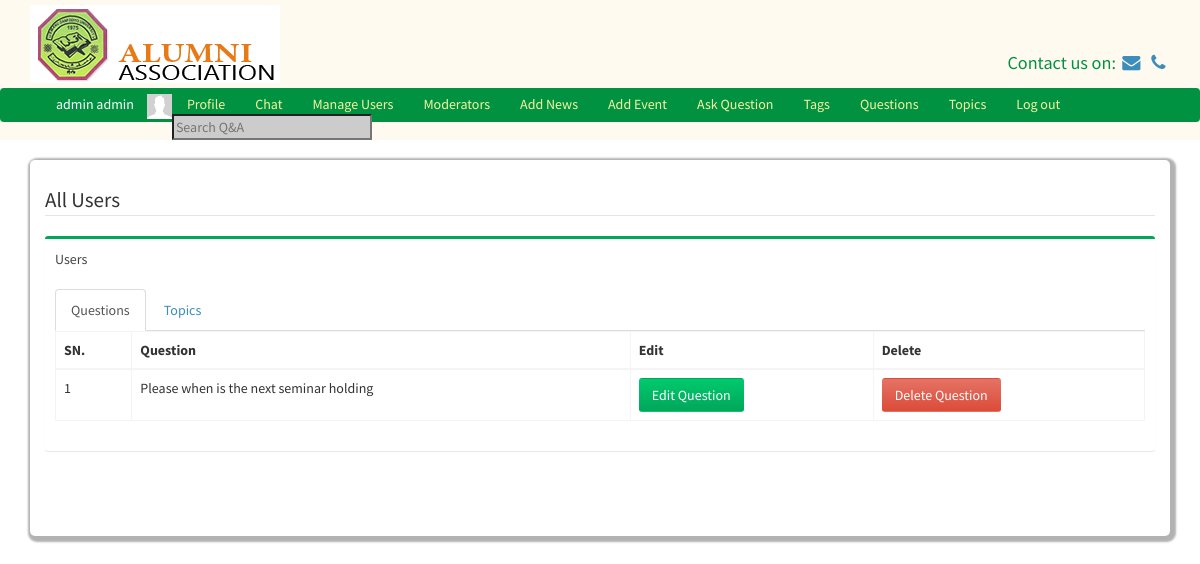
/editCategory?id=1 (signed in), run on the app's committed database.
### tables this page shows
CREATE TABLE `users` (
  `id` int(11) NOT NULL,
  `first_name` varchar(255) NOT NULL,
  `last_name` varchar(255) NOT NULL,
  `username` varchar(255) NOT NULL,
  `password` varchar(255) NOT NULL,
  `salt` varchar(64) NOT NULL,
  `email` varchar(255) NOT NULL,
  `user_type` int(11) NOT NULL,
  `profile_picture` varchar(1024) NOT NULL,
  `online` int(11) NOT NULL DEFAULT '0',
  `year_of_graduation` varchar(255) DEFAULT NULL,
  `phone_number` varchar(255) DEFAULT NULL,
  `place_of_work` text,
  `department` text,
  `address` text
);

CREATE TABLE `questions` (
  `id` int(11) NOT NULL,
  `question` text NOT NULL,
  `description` text NOT NULL,
  `author_id` int(11) NOT NULL,
  `create_time` int(11) NOT NULL,
  `status` int(11) NOT NULL,
  `category_id` int(11) NOT NULL
);

### classes/DB.php (called while the page is built, shortened)
<?php
class DB{
	private static $_instance = null;
	private 	$_pdo,
				$_query,
				$_error = false,
				$_results,
				$_count = 0;
	private function __construct(){
		try {
			$this->_pdo = new PDO('mysql:host='.Config::get('mysql/host').';dbname='.Config::get('mysql/db'), Config::get('mysql/username'), Config::get('mysql/password'));
		}
		catch(PDOException $e){
			die($e->getMessage());
		}
	}
	public static function getInstance()
	{
		if (!isset(self::$_instance))
		{
			self::$_instance = new DB();
		}
		return self::$_instance;
	}
	public function query($sql, $params = [])
	{
		$this->_error = false;
		if($this->_query = $this->_pdo->prepare($sql)){
				$x = 1;
			if (count($params)){
				foreach($params as $param){
					$this->_query->bindValue($x, $param);
					$x++;
				}
			}
				if($this->_query->execute()){
					$this->_results = $this->_query->fetchAll(PDO::FETCH_OBJ);
					$this->_count = $this->_query->rowCount();
				}
				else{
					$this->_error = true;
				}
				}
				return $this;
		}
		public function error(){
			return $this->_error;
		}
		private function action($action, $table, $where = []){
			if (count($where) === 3)
			{
				$operators = ['=','>=','<=','<','>','!='];
					$field = $where[0];
					$operator = $where[1];
					$value = $where[2];
					if(in_array($operator, $operators)){
						$sql = "{$action} FROM {$table} WHERE {$field} {$operator} ?";
						if(!$this->query($sql, [$value])->error())
						{
							return $this;
						}
					}
			}
			return false;
		}
		public function get($table, $where){
			return $this->action('SELECT *', $table, $where);
		}
		public function results()
		{
			return $this->_results;
		}
		public function first(){
			if($this->results()){
			return $this->results()[0];
			}else {
				return false;
			}
		}
		public function counter(){
			return $this->_count;
		}
	}
?>

### classes/Config.php (called while the page is built)
<?php
class Config{
	public static function get($path)
	{
		if($path){
			$config = $GLOBALS['config'];
			$path = explode('/', $path);
			foreach ($path as $bit){
				if(isset($config[$bit])){
					$config = $config[$bit];
				}
			}
			return $config;
		}
		return false;
	}
}
?>

### classes/User.php (called while the page is built, shortened)
<?php
class User
{
	private $_session_name, $_isLoggedIn, $_activeRecord, $_error, $_db, $_online;
	public function __construct($user = null){
		$this->_activeRecord = new ActiveRecord('users');
		$this->_session_name = Config::get('session/session_name');
		if(!$user){
				if(Session::exists($this->_session_name)){
						$user = Session::get($this->_session_name);
						if($this->_activeRecord->find($user))
						{
								$this->_isLoggedIn = true;
						}
				}
		}
		else{
				$this->_activeRecord->find($user);
		}
}
		public function activeRecord(){
			return $this->_activeRecord;
		}
	public function isLoggedIn(){
		return $this->_isLoggedIn;
	}
	public function isAdmin(){
		if($this->_activeRecord->data()->user_type == 1)
		{
			return true;
		}
	}
}
?>

### classes/Session.php (called while the page is built, shortened)
<?php
class Session {
	public static function exists($tokenName)
		{
			return (isset($_SESSION[$tokenName])) ? true: false;
		}
	public static function get($name){
		return $_SESSION[$name];
	}
}
?>

### classes/ActiveRecord.php (called while the page is built, shortened)
<?php
class ActiveRecord{
	private $_db, $_table, $_data;
	public function __construct($tableName){
		$this->_db = DB::getInstance();
		$this->_table = $tableName;
	}
	public function find($user = null){
		if($user){
			$field = (is_numeric($user))? 'id' : 'username';
			$data = $this->_db->get($this->_table, [$field,'=',$user]);
			if($data->counter()){
			$this->_data = $data->first();
				return true;
			}
			else{
				return false;
			}
		}
	}
	public function getId()
		{
			return $this->_data->id;
		}
	public function data()
	{
		return $this->_data;
	}
	public function hasMany($table, $where){
foreach ($where as $key => $value) {
			$field = $key;
			$id = $value;
		}
		if($data = $this->_db->get($table, [$field, '=', $id])){
			return $this->_db->results();
					}else{
			return false;
		}
	}
	public function relate($where = []){
		foreach ($where as $key => $value) {
			$field = $key;
			$id = $value;
		}
		if($data = $this->_db->get($this->_table, [$field, '=', $id])){
			$this->_data = $data->first();
			return true;
		}else{
			return false;
		}
	}
}
?>

### classes/Category.php (called while the page is built, shortened)
<?php
class Category
{
    private $_db, $_activeRecord, $_error;
    public function __construct()
    {
        $this->_activeRecord = new ActiveRecord(self::tableName());
    }
    public static function tableName(){
        return 'category';
    }
    public function activeRecord(){
        return $this->_activeRecord;
    }
    public function getQuestions(){
        return $this->_activeRecord->hasMany(Questions::tableName(), ['category_id'    =>  $this->activeRecord()->getId()]);
    }
}
?>

### classes/Questions.php (called while the page is built, shortened)
<?php
class Questions
{
    public static function tableName(){
        return 'questions';
    }
}
?>

### editCategory.php (the view, shortened to what this page needs)
<?php
$category = new Category();
$category->activeRecord()->relate(['id'   =>  Input::get('id')]);
?>
<body>
<?php
Template::start();
?>
<div class="row">
    <div class="container">
        <div class="content">
            <div class="row">
                <div class="col-md-12">
                    <legend>All Users</legend>
                    <div class="box box-success">
                        <div class="box-header">
                            Users
                        </div>
                        <div class="box-body">
            <div class="nav-tab-justified">
                <ul class="nav nav-tabs">
                    <li class="active"><a href="#questions" data-toggle="tab">Questions</a></li>
                    <li><a href="#topic" data-toggle="tab">Topics</a></li>
                </ul>
                <div class="tab-content">
                    <div class="active tab-pane" id="questions">
                        <table class="table table-bordered">
                            <thead>
                            <th>SN.</th>
                            <th>Question</th>
                            <th>Edit</th>
                            <th>Delete</th>
                            </thead>
                            <?php
                            $all_topics = $category->getQuestions();
                            $i = 1;
                            foreach ($all_topics as $topic) {
                                ?>
                                <tr>
                                    <td><?= $i?></td>
                                    <td><?= $topic->question ?></td>
                                    <td><a href="editquestions.php?id=<?= $topic->id?>" class="btn bg-green-gradient">Edit Question</a></td>
                                    <td><button class="btn bg-red-gradient" onclick="deleteQuestion(<?= $topic->id?>);">Delete Question</button></td>
                                </tr>
                                <?php
                            }
                            ?>
                        </table>
                    </div>
                </div>
            </div>
                        </div>
                    </div>
                </div>
            </div>
        </div>
    </div>
</div>
</div>
</div>
</body>

### classes/Template.php (shortened to what this page needs)
<?php
class Template
{
    public static function start(){
        $user = new User();
        echo '
        <div style="margin-bottom: 100px">
  <header style="position: fixed; top: 0; width: 100%; z-index: 200; background-color: floralwhite">
  <div class="container">
<div class="row">
    <div style="margin: 5px"></div>
    <div class="col-md-6"><img src="img/logo.png"></div>
    <div class="col-md-6">
        <div style="color: #009241; padding-top:45px; font-size: 1.3em" class="pull-right">Contact us on:
            <a href="mailto:ifo@cjinnovators.com"><i class="fa fa-fw fa-envelope"></i></a>
            <a href="tel:07037350494"><i class="fa fa-fw fa-phone"></i> </a>
        </div>
    </div>
</div>
</div>
<div style="margin: 5px"></div>
<nav class="navbar top-link" style="background-color:#009241; padding-bottom: 0; margin-bottom: 0 ">
    <div class="container-fluid" style="padding-bottom: 0; margin-bottom: 0" >
      ';
        if ($user->isLoggedIn()) {
            echo '
                <div class="chat-box">
                    <div onClick="$(\'.chat-box\').hide()" class="pull-right" style="cursor: pointer;">&times</div>
                    <div class="chatBoxBody">
                    </div>
                </div>
              <ul class="navbar-nav navbar-left top-link-links">
              <li style="color: #ffffff; margin-right: 13px;"> '.$user->activeRecord()->data()->first_name.' '.$user->activeRecord()->data()->last_name.' </li>
              <li><img src="'.$user->activeRecord()->data()->profile_picture.'" height="25px"></li>
          <li><a href="profile.php" class="navbar-link">Profile</a></li>
          <li><a id="chat-btn" style="cursor: pointer;" class="navbar-link">Chat</a></li>';
          if($user->isAdmin()){
         echo'
          <li><a href="manageUsers.php">Manage Users</a></li>
        <li><a href="moderator.php">Moderators</a></li>
        <li><a href="addnews.php">Add News</a></li>
        <li><a href="addevents.php">Add Event</a></li>
            ';
        }if ($user->isModerator()){
                echo '<li ><a href="categories.php">Manage Categories</a></li>';
            }
         echo '
            <li><a href="ask.php">Ask Question</a></li>
            <li><a href="tags.php">Tags</a></li>
            <li><a href="questions.php">Questions</a></li>
            <li><a href="topics.php">Topics</a></li>
          <li><a href="logout.php" class="navbar-link">Log out</a></li>
          <li><input type="text" id="search" class="nav-input" placeholder="Search Q&A"></li>
        </ul>
            ';
        }
        echo '
      </div>
    </nav>
  </header>
</div>
<div class="container">
        <div class="main-content">
<div class="row">
  <div class="container">
    <div class="">
    </div>
  </div>
</div>
        ';
    }
}

### data on the page
users: first_name "admin", last_name "admin", profile_picture (picture)
questions: i "1", question "Please when is the next seminar holding"
